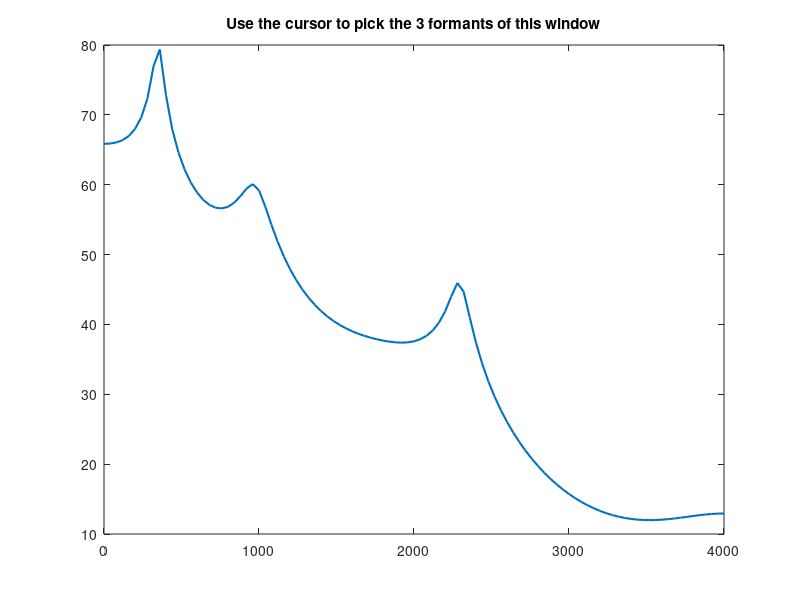

This chart was generated by the following MATLAB code: (Note: this script raises an error after producing the figure.)
%% load stuff
clear all
close all
clc

    % load vectors
load assignment1.mat
load fig1formants.mat

    % set sampling frequency
Fs = 8000 ;     % Hz

%% Perform LP analysis
close all
clc

    %%%% PARAMETERS TO SET %%%%
signal = male_short ;                   % choose the signal to analyse
N = 200 ;                              % window length
M = 10  ;                               % prediction order

    %%%% OTHER PARAMETERS %%%%
lengthsignal = length(male_short) ;     % length of signal
lastwind =  rem(lengthsignal, N) ;      % length of last window
Nwin = (lengthsignal - lastwind) / N ;  % number of windows
indices = 1:N:lengthsignal ;            % indices of first sample for each frame
vowel = [] ;                            % cell of vowels
j = 1 ;                                 % indice of windows

    % for each window, we want to find the formant
for i = indices
    
        % if we're at the last window, which is smaller, we have to change
        % the length to lastwind
    S = N ;
    if i == indices(end)
        S = lastwind ;
    end
    
        % get windowed portion of signal
    xf = signal(i:i+S-1).*window(@hanning, S) ;
    
        % get autocorrelation
    c = xcorr(xf, xf, M) ;
        
        % get coefficients ai for LP analysis
    [a, e]= levinson(c(M+1:2*M+1)); % a is a vector always starting with a 1.
    a = a(:); % Make a a column vector

    h = freqz(1, a, S, 'whole');
    
        % plot result
    figure
    plot(linspace(0, Fs/2, length(1:S/2+1)), 10*log10(e*abs(h(1:S/2+1)).^2), 'LineWidth',1.5) ;
    title('Use the cursor to pick the 3 formants of this window')
     
        % for each plot, the user is asked to find formants and answer with
        % vowel
    fprintf('Window %d / %d\n', j, Nwin + 1) ;
    [x, ~]  = ginput(3) ;
    
        % select which vowel is the closest
    mindist = Inf ;
    for k=1:length(fig1formants)
   
            % get formant from structure
        formant = [fig1formants(k).F1; fig1formants(k).F2; fig1formants(k).F3] ;

            % get closesness to that vowel
        a = sum((x-formant).^2) ;

        if a < mindist
            mindist = a ;
            indformant = k ;
        end    
    end

        % get vowel corresponding to the closest formant
    vowel = [vowel; fig1formants(indformant).vowels] ;
    
        % close window and increment j
    close all
    j = j + 1;    
end


%% time plot signal with vowels
close all
clc

Ymin = -10000 ;
Ymax = 15000 ;
Ytext = 14000 ;

figure
plot(1:lengthsignal, signal)
title(['Time plot of signal and vowel analysis with window length of ', int2str(N)])
xlabel('Time (sample)')
axis([1 lengthsignal Ymin Ymax])

    % draw vertical lines that bound the windowed samples
for i = indices
    line([i, i], [Ymin, Ymax], 'LineWidth', 1, 'LineStyle', ':', 'Color', 'black') ;   
end

    % add vowels
X = indices + N/2 ;
X(end) = (indices(end) + lengthsignal)/2 ;
text(X, Ytext*ones(Nwin+1, 1), vowel) ;

